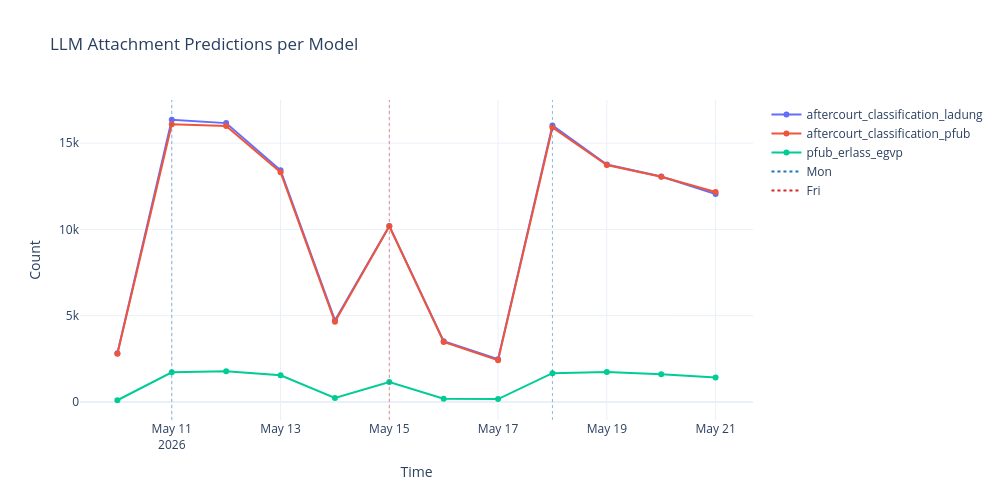

The notebook cell saved with this chart:
### Code cell
plot_time_series(df, title="LLM Attachment Predictions per Model", ylabel="Count")

### Figure 1 — Plotly figure (JSON) as saved in the notebook; plotly's stock layout.template omitted (floating-point values rounded to 4 significant figures)
{"data": [{"hovertemplate": "Metric=aftercourt_classification_ladung<br>Time=%{x}<br>Count=%{y}<extra></extra>", "legendgroup": "aftercourt_classification_ladung", "line": {"color": "#636efa", "dash": "solid"}, "marker": {"symbol": "circle"}, "mode": "lines+markers", "name": "aftercourt_classification_ladung", "orientation": "v", "showlegend": true, "type": "scatter", "x": ["2026-05-10T00:00:00.000000000", "2026-05-11T00:00:00.000000000", "2026-05-12T00:00:00.000000000", "2026-05-13T00:00:00.000000000", "2026-05-14T00:00:00.000000000", "2026-05-15T00:00:00.000000000", "2026-05-16T00:00:00.000000000", "2026-05-17T00:00:00.000000000", "2026-05-18T00:00:00.000000000", "2026-05-19T00:00:00.000000000", "2026-05-20T00:00:00.000000000", "2026-05-21T00:00:00.000000000"], "xaxis": "x", "y": [2820, 16355, 16160, 13422, 4722, 10200, 3513, 2472, 16027, 13758, 13064, 12048], "yaxis": "y"}, {"hovertemplate": "Metric=aftercourt_classification_pfub<br>Time=%{x}<br>Count=%{y}<extra></extra>", "legendgroup": "aftercourt_classification_pfub", "line": {"color": "#EF553B", "dash": "solid"}, "marker": {"symbol": "circle"}, "mode": "lines+markers", "name": "aftercourt_classification_pfub", "orientation": "v", "showlegend": true, "type": "scatter", "x": ["2026-05-10T00:00:00.000000000", "2026-05-11T00:00:00.000000000", "2026-05-12T00:00:00.000000000", "2026-05-13T00:00:00.000000000", "2026-05-14T00:00:00.000000000", "2026-05-15T00:00:00.000000000", "2026-05-16T00:00:00.000000000", "2026-05-17T00:00:00.000000000", "2026-05-18T00:00:00.000000000", "2026-05-19T00:00:00.000000000", "2026-05-20T00:00:00.000000000", "2026-05-21T00:00:00.000000000"], "xaxis": "x", "y": [2787, 16098, 15991, 13313, 4643, 10181, 3474, 2412, 15907, 13730, 13049, 12166], "yaxis": "y"}, {"hovertemplate": "Metric=pfub_erlass_egvp<br>Time=%{x}<br>Count=%{y}<extra></extra>", "legendgroup": "pfub_erlass_egvp", "line": {"color": "#00cc96", "dash": "solid"}, "marker": {"symbol": "circle"}, "mode": "lines+markers", "name": "pfub_erlass_egvp", "orientation": "v", "showlegend": true, "type": "scatter", "x": ["2026-05-10T00:00:00.000000000", "2026-05-11T00:00:00.000000000", "2026-05-12T00:00:00.000000000", "2026-05-13T00:00:00.000000000", "2026-05-14T00:00:00.000000000", "2026-05-15T00:00:00.000000000", "2026-05-16T00:00:00.000000000", "2026-05-17T00:00:00.000000000", "2026-05-18T00:00:00.000000000", "2026-05-19T00:00:00.000000000", "2026-05-20T00:00:00.000000000", "2026-05-21T00:00:00.000000000"], "xaxis": "x", "y": [96, 1712, 1777, 1543, 226, 1149, 183, 162, 1666, 1736, 1596, 1413], "yaxis": "y"}, {"hoverinfo": "skip", "line": {"color": "#1f77b4", "dash": "dot"}, "mode": "lines", "name": "Mon", "showlegend": true, "type": "scatter", "x": ["2026-05-11T00:00:00"], "y": [null]}, {"hoverinfo": "skip", "line": {"color": "#d62728", "dash": "dot"}, "mode": "lines", "name": "Fri", "showlegend": true, "type": "scatter", "x": ["2026-05-15T00:00:00"], "y": [null]}], "layout": {"height": 500, "hovermode": "x unified", "legend": {"title": {"text": ""}, "tracegroupgap": 0}, "shapes": [{"line": {"color": "#1f77b4", "dash": "dot", "width": 1}, "opacity": 0.5, "type": "line", "x0": "2026-05-11T00:00:00", "x1": "2026-05-11T00:00:00", "xref": "x", "y0": 0, "y1": 1, "yref": "y domain"}, {"line": {"color": "#d62728", "dash": "dot", "width": 1}, "opacity": 0.5, "type": "line", "x0": "2026-05-15T00:00:00", "x1": "2026-05-15T00:00:00", "xref": "x", "y0": 0, "y1": 1, "yref": "y domain"}, {"line": {"color": "#1f77b4", "dash": "dot", "width": 1}, "opacity": 0.5, "type": "line", "x0": "2026-05-18T00:00:00", "x1": "2026-05-18T00:00:00", "xref": "x", "y0": 0, "y1": 1, "yref": "y domain"}], "title": {"text": "LLM Attachment Predictions per Model"}, "width": 1000, "xaxis": {"anchor": "y", "domain": [0, 1], "title": {"text": "Time"}}, "yaxis": {"anchor": "x", "domain": [0, 1], "title": {"text": "Count"}}}}
